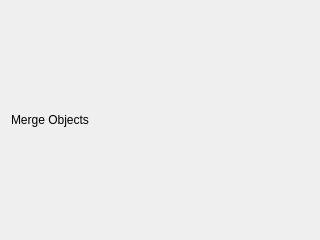
<?xml version="1.0" encoding="UTF-8"?>
<ui version="4.0">
 <class>Widget</class>
 <widget class="QWidget" name="Widget">
  <property name="geometry">
   <rect>
    <x>0</x>
    <y>0</y>
    <width>320</width>
    <height>240</height>
   </rect>
  </property>
  <property name="windowTitle">
   <string>Form</string>
  </property>
  <layout class="QGridLayout" name="gridLayout">
   <item row="1" column="0">
    <widget class="QLabel" name="label">
     <property name="text">
      <string>Merge Objects</string>
     </property>
    </widget>
   </item>
  </layout>
 </widget>
 <resources/>
 <connections/>
</ui>
